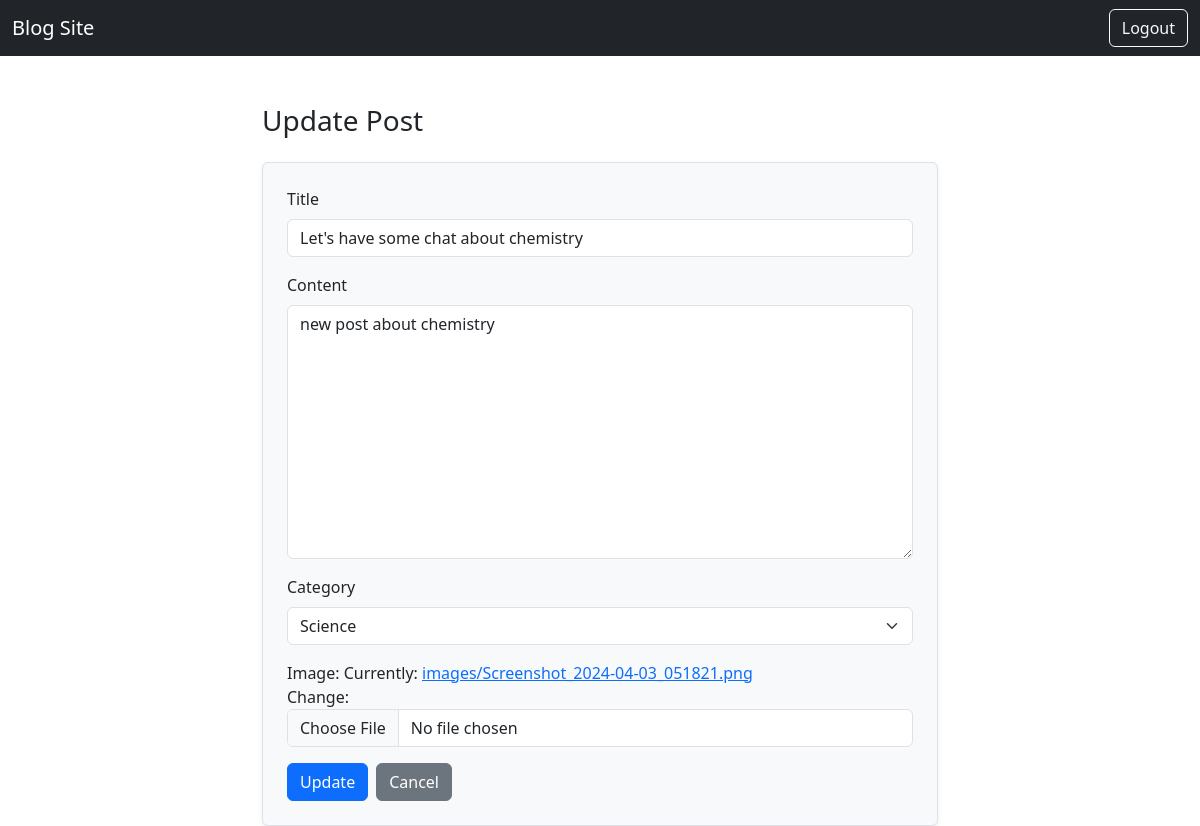
/blog/update-post/8/ (signed in), run on the app's committed database.
### apps/blog/models.py (models this page shows, shortened)
class Post(models.Model):
    title = models.CharField("Title", max_length=256)
    slug = models.SlugField("Slug", unique=True)
    content = models.TextField('Content')
    category = models.ForeignKey(
        Category, on_delete=models.CASCADE, verbose_name="Category")
    image = models.ImageField("Image", upload_to="images/", )
    author = models.ForeignKey(CustomUser, on_delete=models.CASCADE)
    class Meta:
        verbose_name = "Post"
        verbose_name_plural = "Posts"

### apps/blog/views.py (the view, shortened to what this page needs)
# urls.py: path("update-post/<int:pk>/", PostUpdateView.as_view(), name='update_post'),
class PostUpdateView(LoginRequiredMixin, UserPassesTestMixin, UpdateView):
    model = Post
    template_name = "blog/post_update.html"
    fields = ["title", 'content', 'category', 'image']
    login_url = reverse_lazy("users:login")
    def test_func(self):
        post = self.get_object()
        return self.request.user == post.author

### apps/blog/models.py (called while the page is built)
    def __str__(self):
        return self.title

### templates/blog/post_update.html (shortened to what this page needs)
{% extends 'base.html' %}
{% load widget_tweaks %}
{% block content %}
<div class="container mt-5" style="max-width: 700px;">
    <h3 class="mb-4">Update Post</h3>
    <form method="POST" enctype="multipart/form-data" class="p-4 border rounded shadow-sm bg-light">
        <div class="mb-3">
            <label class="form-label" for="{{ form.title.id_for_label }}">Title</label>
            {{ form.title|add_class:"form-control" }}
        </div>
        <div class="mb-3">
            <label class="form-label" for="{{ form.content.id_for_label }}">Content</label>
            {{ form.content|add_class:"form-control" }}
        </div>
        <div class="mb-3">
            <label class="form-label" for="{{ form.category.id_for_label }}">Category</label>
            {{ form.category|add_class:"form-select" }}
        </div>
        <div class="mb-3">
            {{ form.image.label_tag }}
            {{ form.image|add_class:"form-control" }}
        </div>
        <div class="d-flex gap-2">
            <button type="submit" class="btn btn-primary">Update</button>
            <a href="{% url 'blog:detail_post' object.slug %}" class="btn btn-secondary">Cancel</a>
        </div>
    </form>
</div>
{% endblock %}

### data on the page
Post: title "Let's have some chat about chemistry", content "new post about chemistry", category "Science"
